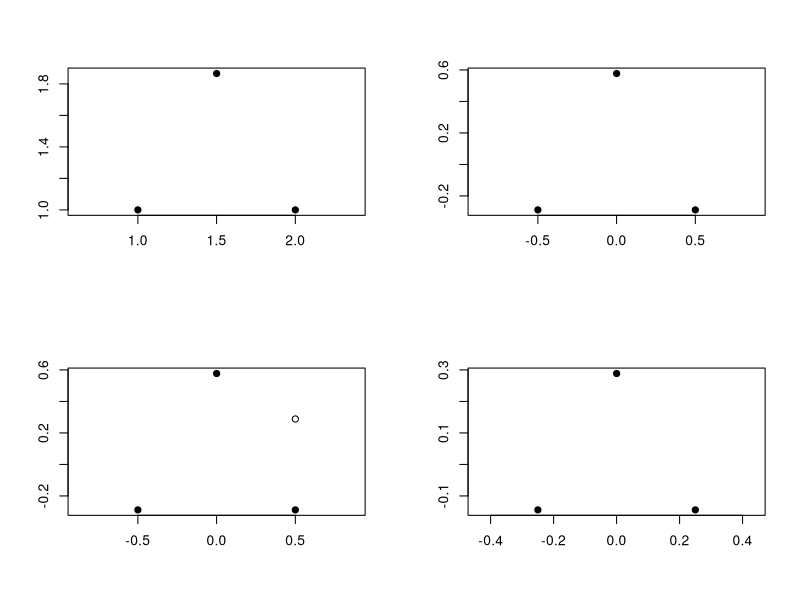

This chart was generated by the following R code:
# figures for the cexample figures
# run from the mds directory

par(mfrow=c(2,2))

# original coordinates for the points
X.orig<-matrix(c(1.5,1+sqrt(3)/2,1,1,2,1),2,3)
X.orig<-t(X.orig)

plot(X.orig,xlab="",ylab="",pch=19,asp=1)


## Do the MDS
# distance matrix
D3<-matrix(c(0,1,1,1,0,1,1,1,0),3,3)

# centring matrix, H
ones<-t(t(c(1,1,1)))
H<-diag(1,3,3)-1/3*(ones%*%t(ones))

S<- -1/2*H%*%D3%*%H

# eigen decompose
U<-eigen(S)$vectors
lambda<-diag(eigen(S)$values)
lambda.inv<-diag(1/eigen(S)$values)

X<-U%*%chol(lambda)

plot(X,xlab="",ylab="",pch=19,asp=1)


## insert new point
d2<-t(t(c(1,0,1)))
d2<-d2-mean(d2)

xnew<-1/2*lambda.inv%*%t(X)%*%d2


plot(X,xlab="",ylab="",pch=19,asp=1)
points(x=xnew[1:2,][1],y=xnew[1:2,][2])


## insert everything
X.new<-1/2*lambda.inv%*%t(X)%*%S

plot(t(X.new[1:2,]),xlab="",ylab="",pch=19,asp=1)
